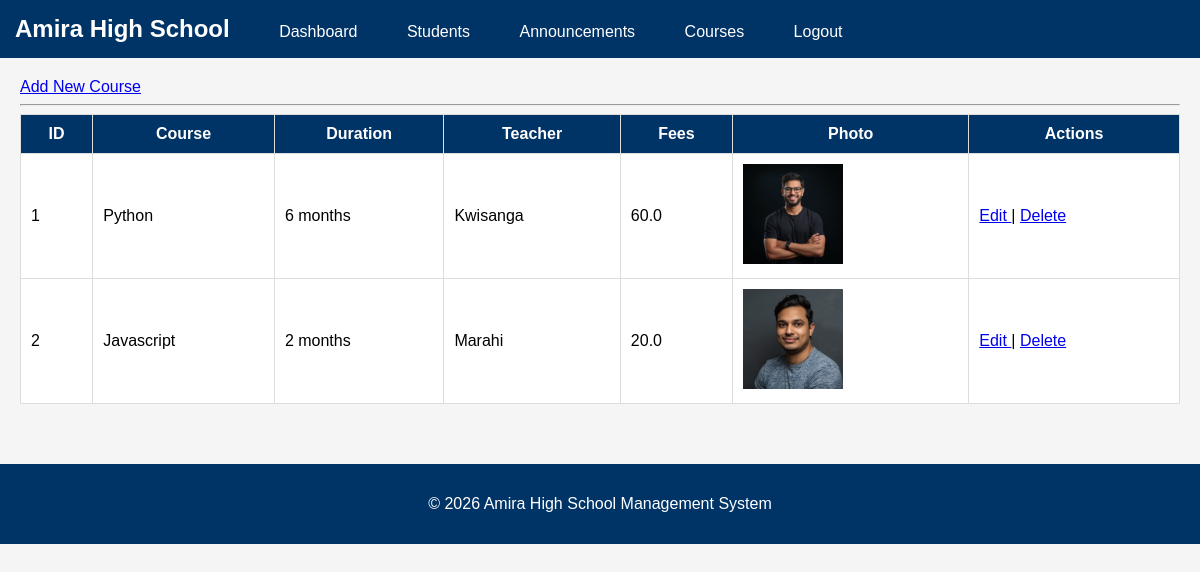
Page /admin/courses (signed in) on the committed database.
### tables this page shows
CREATE TABLE courses (
    course_id INTEGER PRIMARY KEY AUTOINCREMENT,
    course_name TEXT NOT NULL,
    duration TEXT NOT NULL,
    teacher TEXT NOT NULL,
    fees REAL NOT NULL,
    photo TEXT
);

### app.py (the view)
@app.route("/admin/courses")
def courses():
    if "user_id" not in session:
        return redirect("/login")
    if session["login_type"] != "admin":
        return "Access Denied"
    courses = get_all_courses()
    return render_template(
        "courses.html",
        courses=courses
    )

### database.py (called while the page is built)
def get_connection():
    conn = sqlite3.connect(DATABASE)
    conn.row_factory = sqlite3.Row
    return conn

def get_all_courses():
    conn = get_connection()
    courses = conn.execute("""
    SELECT *
    FROM courses
    ORDER BY course_id ASC
    """).fetchall()
    conn.close()
    return courses

### templates/courses.html (shortened to what this page needs)
{% extends "base.html" %}
{% block content %}
<a href="/admin/courses/add">
    Add New Course
</a>
<hr>
<table border="1">
<tr>
    <th>ID</th>
    <th>Course</th>
    <th>Duration</th>
    <th>Teacher</th>
    <th>Fees</th>
    <th>Photo</th>
    <th>Actions</th>
</tr>
{% for course in courses %}
<tr>
<td>{{ course.course_id }}</td>
<td>{{ course.course_name }}</td>
<td>{{ course.duration }}</td>
<td>{{ course.teacher }}</td>
<td>{{ course.fees }}</td>
<td>
{% if course.photo %}
<img src="{{ url_for('static',
filename='uploads/courses/' + course.photo) }}"
width="100">
{% endif %}
</td>
<td>
<a href="/admin/courses/edit/{{ course.course_id }}">
Edit
</a>
|
<a href="/admin/courses/delete/{{ course.course_id }}"
onclick="return confirm('Delete this course?')">
Delete
</a>
</td>
</tr>
{% endfor %}
</table>
{% endblock %}

### static/css/style.css (style rules this page uses)
body { font-family: Arial, sans-serif; margin:0; background:#f5f5f5; }
table { width:100%; border-collapse:collapse; background:white; }
table th, table td { border:1px solid #ddd; padding:10px; }
table th { background:#003366; color:white; }

### rows in the picture
courses: course_id "1", course_name "Python", duration "6 months", teacher "Kwisanga", fees "60.0", photo (picture)
courses: course_id "2", course_name "Javascript", duration "2 months", teacher "Marahi", fees "20.0", photo (picture)
